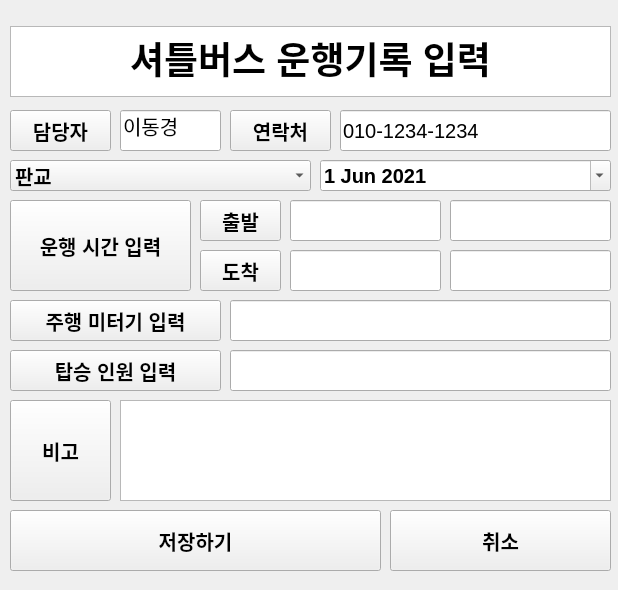
<?xml version="1.0" encoding="UTF-8"?>
<ui version="4.0">
 <class>Form</class>
 <widget class="QWidget" name="Form">
  <property name="enabled">
   <bool>true</bool>
  </property>
  <property name="geometry">
   <rect>
    <x>0</x>
    <y>0</y>
    <width>618</width>
    <height>590</height>
   </rect>
  </property>
  <property name="sizePolicy">
   <sizepolicy hsizetype="Fixed" vsizetype="Fixed">
    <horstretch>0</horstretch>
    <verstretch>0</verstretch>
   </sizepolicy>
  </property>
  <property name="windowTitle">
   <string>셔틀버스 운행기록</string>
  </property>
  <property name="autoFillBackground">
   <bool>false</bool>
  </property>
  <widget class="QComboBox" name="comboBox_region">
   <property name="geometry">
    <rect>
     <x>10</x>
     <y>160</y>
     <width>301</width>
     <height>31</height>
    </rect>
   </property>
   <property name="font">
    <font>
     <pointsize>15</pointsize>
     <weight>75</weight>
     <bold>true</bold>
    </font>
   </property>
   <item>
    <property name="text"> 
     <string>판교</string>
    </property>
   </item>
   <item>
    <property name="text">
     <string>민원인</string>
    </property>
   </item>
   <item>
    <property name="text">
     <string>야탑</string>
    </property>
   </item>
   <item>
    <property name="text">
     <string>정자</string>
    </property>
   </item>
   <item>
    <property name="text">
     <string>모란</string>
    </property>
   </item>
  </widget>
  <widget class="QDateEdit" name="dateEdit">
   <property name="geometry">
    <rect>
     <x>320</x>
     <y>160</y>
     <width>291</width>
     <height>31</height>
    </rect>
   </property>
   <property name="font">
    <font>
     <pointsize>15</pointsize>
     <weight>75</weight>
     <bold>true</bold>
    </font>
   </property>
   <property name="accelerated">
    <bool>false</bool>
   </property>
   <property name="correctionMode">
    <enum>QAbstractSpinBox::CorrectToNearestValue</enum>
   </property>
   <property name="dateTime">
    <datetime>
     <hour>0</hour>
     <minute>0</minute>
     <second>0</second>
     <year>2021</year>
     <month>6</month>
     <day>1</day>
    </datetime>
   </property>
   <property name="currentSection">
    <enum>QDateTimeEdit::YearSection</enum>
   </property>
   <property name="calendarPopup">
    <bool>true</bool>
   </property>
   <property name="currentSectionIndex">
    <number>0</number>
   </property>
   <property name="date">
    <date>
     <year>2021</year>
     <month>6</month>
     <day>1</day>
    </date>
   </property>
  </widget>
  <widget class="QPushButton" name="pushButton">
   <property name="geometry">
    <rect>
     <x>10</x>
     <y>200</y>
     <width>181</width>
     <height>91</height>
    </rect>
   </property>
   <property name="font">
    <font>
     <pointsize>15</pointsize>
     <weight>75</weight>
     <bold>true</bold>
    </font>
   </property>
   <property name="text">
    <string>운행 시간 입력</string>
   </property>
  </widget>
  <widget class="QPushButton" name="pushButton_2">
   <property name="geometry">
    <rect>
     <x>10</x>
     <y>300</y>
     <width>211</width>
     <height>41</height>
    </rect>
   </property>
   <property name="font">
    <font>
     <pointsize>15</pointsize>
     <weight>75</weight>
     <bold>true</bold>
    </font>
   </property>
   <property name="text">
    <string>주행 미터기 입력</string>
   </property>
  </widget>
  <widget class="QPushButton" name="pushButton_3">
   <property name="geometry">
    <rect>
     <x>10</x>
     <y>350</y>
     <width>211</width>
     <height>41</height>
    </rect>
   </property>
   <property name="font">
    <font>
     <pointsize>15</pointsize>
     <weight>75</weight>
     <bold>true</bold>
    </font>
   </property>
   <property name="text">
    <string>탑승 인원 입력</string>
   </property>
  </widget>
  <widget class="QPushButton" name="pushButton_4">
   <property name="geometry">
    <rect>
     <x>10</x>
     <y>400</y>
     <width>101</width>
     <height>101</height>
    </rect>
   </property>
   <property name="font">
    <font>
     <pointsize>15</pointsize>
     <weight>75</weight>
     <bold>true</bold>
    </font>
   </property>
   <property name="text">
    <string>비고</string>
   </property>
  </widget>
  <widget class="QPushButton" name="pushButton_save">
   <property name="geometry">
    <rect>
     <x>10</x>
     <y>510</y>
     <width>371</width>
     <height>61</height>
    </rect>
   </property>
   <property name="font">
    <font>
     <pointsize>15</pointsize>
     <weight>75</weight>
     <bold>true</bold>
    </font>
   </property>
   <property name="text">
    <string>저장하기</string>
   </property>
  </widget>
  <widget class="QPushButton" name="pushButton_cancle">
   <property name="geometry">
    <rect>
     <x>390</x>
     <y>510</y>
     <width>221</width>
     <height>61</height>
    </rect>
   </property>
   <property name="font">
    <font>
     <pointsize>15</pointsize>
     <weight>75</weight>
     <bold>true</bold>
    </font>
   </property>
   <property name="text">
    <string>취소</string>
   </property>
   <property name="autoDefault">
    <bool>false</bool>
   </property>
  </widget>
  <widget class="QTextEdit" name="textEdit_title">
   <property name="enabled">
    <bool>true</bool>
   </property>
   <property name="geometry">
    <rect>
     <x>10</x>
     <y>26</y>
     <width>601</width>
     <height>71</height>
    </rect>
   </property>
   <property name="font">
    <font>
     <pointsize>37</pointsize>
     <weight>75</weight>
     <bold>true</bold>
    </font>
   </property>
   <property name="html">
    <string>&lt;!DOCTYPE HTML PUBLIC &quot;-//W3C//DTD HTML 4.0//EN&quot; &quot;http://www.w3.org/TR/REC-html40/strict.dtd&quot;&gt;
&lt;html&gt;&lt;head&gt;&lt;meta name=&quot;qrichtext&quot; content=&quot;1&quot; /&gt;&lt;style type=&quot;text/css&quot;&gt;
p, li { white-space: pre-wrap; }
&lt;/style&gt;&lt;/head&gt;&lt;body style=&quot; font-family:'Gulim'; font-size:37pt; font-weight:600; font-style:normal;&quot;&gt;
&lt;p align=&quot;center&quot; style=&quot; margin-top:0px; margin-bottom:0px; margin-left:0px; margin-right:0px; -qt-block-indent:0; text-indent:0px;&quot;&gt;&lt;span style=&quot; font-size:28pt;&quot;&gt;셔틀버스 운행기록 입력&lt;/span&gt;&lt;/p&gt;&lt;/body&gt;&lt;/html&gt;</string>
   </property>
  </widget>
  <widget class="QPushButton" name="pushButton_7">
   <property name="geometry">
    <rect>
     <x>200</x>
     <y>200</y>
     <width>81</width>
     <height>41</height>
    </rect>
   </property>
   <property name="font">
    <font>
     <pointsize>15</pointsize>
     <weight>75</weight>
     <bold>true</bold>
    </font>
   </property>
   <property name="text">
    <string>출발</string>
   </property>
  </widget>
  <widget class="QPushButton" name="pushButton_8">
   <property name="enabled">
    <bool>true</bool>
   </property>
   <property name="geometry">
    <rect>
     <x>200</x>
     <y>250</y>
     <width>81</width>
     <height>41</height>
    </rect>
   </property>
   <property name="font">
    <font>
     <pointsize>15</pointsize>
     <weight>75</weight>
     <bold>true</bold>
    </font>
   </property>
   <property name="text">
    <string>도착</string>
   </property>
  </widget>
  <widget class="QLineEdit" name="lineEdit_start_hour">
   <property name="geometry">
    <rect>
     <x>290</x>
     <y>200</y>
     <width>151</width>
     <height>41</height>
    </rect>
   </property>
   <property name="font">
    <font>
     <pointsize>15</pointsize>
    </font>
   </property>
   <property name="text">
    <string/>
   </property>
   <property name="alignment">
    <set>Qt::AlignRight|Qt::AlignTrailing|Qt::AlignVCenter</set>
   </property>
  </widget>
  <widget class="QLineEdit" name="lineEdit_start_min">
   <property name="geometry">
    <rect>
     <x>450</x>
     <y>200</y>
     <width>161</width>
     <height>41</height>
    </rect>
   </property>
   <property name="font">
    <font>
     <pointsize>15</pointsize>
    </font>
   </property>
   <property name="text">
    <string/>
   </property>
   <property name="alignment">
    <set>Qt::AlignRight|Qt::AlignTrailing|Qt::AlignVCenter</set>
   </property>
  </widget>
  <widget class="QLineEdit" name="lineEdit_end_hour">
   <property name="geometry">
    <rect>
     <x>290</x>
     <y>250</y>
     <width>151</width>
     <height>41</height>
    </rect>
   </property>
   <property name="font">
    <font>
     <pointsize>15</pointsize>
    </font>
   </property>
   <property name="text">
    <string/>
   </property>
   <property name="alignment">
    <set>Qt::AlignRight|Qt::AlignTrailing|Qt::AlignVCenter</set>
   </property>
  </widget>
  <widget class="QLineEdit" name="lineEdit_end_min">
   <property name="geometry">
    <rect>
     <x>450</x>
     <y>250</y>
     <width>161</width>
     <height>41</height>
    </rect>
   </property>
   <property name="font">
    <font>
     <pointsize>15</pointsize>
    </font>
   </property>
   <property name="text">
    <string/>
   </property>
   <property name="alignment">
    <set>Qt::AlignRight|Qt::AlignTrailing|Qt::AlignVCenter</set>
   </property>
  </widget>
  <widget class="QLineEdit" name="lineEdit_meter">
   <property name="geometry">
    <rect>
     <x>230</x>
     <y>300</y>
     <width>381</width>
     <height>41</height>
    </rect>
   </property>
   <property name="font">
    <font>
     <pointsize>15</pointsize>
    </font>
   </property>
   <property name="text">
    <string/>
   </property>
   <property name="alignment">
    <set>Qt::AlignRight|Qt::AlignTrailing|Qt::AlignVCenter</set>
   </property>
  </widget>
  <widget class="QLineEdit" name="lineEdit_people">
   <property name="geometry">
    <rect>
     <x>230</x>
     <y>350</y>
     <width>381</width>
     <height>41</height>
    </rect>
   </property>
   <property name="font">
    <font>
     <pointsize>15</pointsize>
    </font>
   </property>
   <property name="text">
    <string/>
   </property>
   <property name="alignment">
    <set>Qt::AlignRight|Qt::AlignTrailing|Qt::AlignVCenter</set>
   </property>
  </widget>
  <widget class="QPlainTextEdit" name="plainTextEdit_ETC">
   <property name="geometry">
    <rect>
     <x>120</x>
     <y>400</y>
     <width>491</width>
     <height>101</height>
    </rect>
   </property>
   <property name="font">
    <font>
     <pointsize>15</pointsize>
    </font>
   </property>
   <property name="plainText">
    <string/>
   </property>
  </widget>
  <widget class="QLineEdit" name="lineEdit">
   <property name="geometry">
    <rect>
     <x>120</x>
     <y>110</y>
     <width>101</width>
     <height>41</height>
    </rect>
   </property>
   <property name="font">
    <font>
     <pointsize>15</pointsize>
    </font>
   </property>
   <property name="text">
    <string>이동경</string>
   </property>
  </widget>
  <widget class="QLineEdit" name="lineEdit_2">
   <property name="geometry">
    <rect>
     <x>340</x>
     <y>110</y>
     <width>271</width>
     <height>41</height>
    </rect>
   </property>
   <property name="font">
    <font>
     <pointsize>15</pointsize>
    </font>
   </property>
   <property name="text">
    <string>010-1234-1234</string>
   </property>
  </widget>
  <widget class="QPushButton" name="pushButton_9">
   <property name="geometry">
    <rect>
     <x>10</x>
     <y>110</y>
     <width>101</width>
     <height>41</height>
    </rect>
   </property>
   <property name="font">
    <font>
     <pointsize>15</pointsize>
     <weight>75</weight>
     <bold>true</bold>
    </font>
   </property>
   <property name="text">
    <string>담당자</string>
   </property>
  </widget>
  <widget class="QPushButton" name="pushButton_10">
   <property name="geometry">
    <rect>
     <x>230</x>
     <y>110</y>
     <width>101</width>
     <height>41</height>
    </rect>
   </property>
   <property name="font">
    <font>
     <pointsize>15</pointsize>
     <weight>75</weight>
     <bold>true</bold>
    </font>
   </property>
   <property name="text">
    <string>연락처</string>
   </property>
  </widget>
 </widget>
 <resources/>
 <connections/>
</ui>
